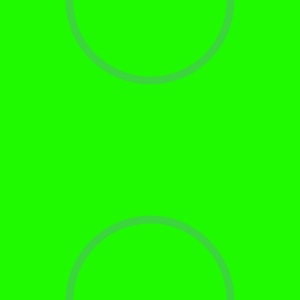
Frame 1 (no input)
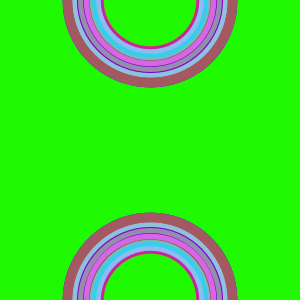
Frame 60 (the mouse pressed at the canvas centre just before this capture)
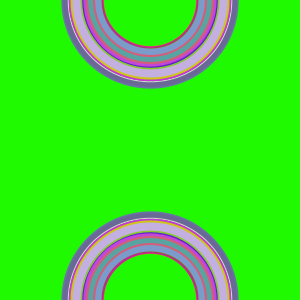
Frame 120 (the mouse held since frame 60 and released just before this capture)

The Processing sketch that drew these frames (run headless with seeded random() and noise(); from frame 60 on, the mouse is pressed at the canvas centre):

// Processing sketch: processing_154505
// ── processing_154505.pde

void setup()
{
  size(300,300);
  background(#20FA00);
  noFill();
}

void draw()
{
  strokeWeight(random(4,10));
  stroke(random(225),random(225),random(255));
  float rainbow_size=random(100,170);
  ellipse(150,300,rainbow_size,rainbow_size);
  ellipse(150,0,rainbow_size,rainbow_size);
}
